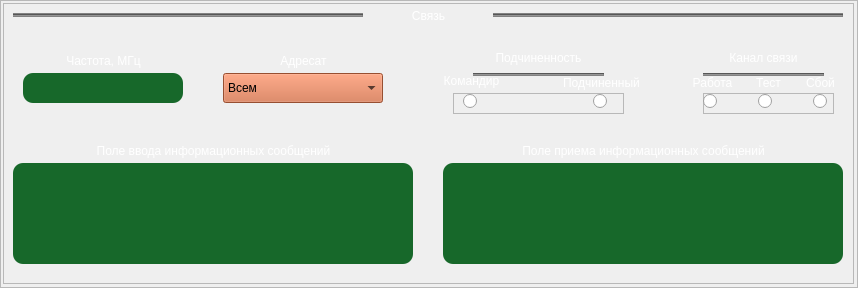
  <widget class="QFrame" name="frame_11">
   <property name="geometry">
    <rect>
     <x>810</x>
     <y>540</y>
     <width>858</width>
     <height>288</height>
    </rect>
   </property>
   <property name="frameShape">
    <enum>QFrame::StyledPanel</enum>
   </property>
   <property name="frameShadow">
    <enum>QFrame::Plain</enum>
   </property>
   <widget class="QFrame" name="frame_4">
    <property name="geometry">
     <rect>
      <x>3</x>
      <y>3</y>
      <width>851</width>
      <height>281</height>
     </rect>
    </property>
    <property name="frameShape">
     <enum>QFrame::StyledPanel</enum>
    </property>
    <property name="frameShadow">
     <enum>QFrame::Sunken</enum>
    </property>
    <widget class="QLabel" name="lbl_output">
     <property name="geometry">
      <rect>
       <x>10</x>
       <y>160</y>
       <width>400</width>
       <height>101</height>
      </rect>
     </property>
     <property name="styleSheet">
      <string notr="true">background-color: rgb(23,104,42);
border-radius: 10px;
</string>
     </property>
     <property name="text">
      <string/>
     </property>
     <property name="alignment">
      <set>Qt::AlignJustify|Qt::AlignTop</set>
     </property>
     <property name="wordWrap">
      <bool>true</bool>
     </property>
     <property name="margin">
      <number>10</number>
     </property>
    </widget>
    <widget class="QLineEdit" name="lineEdit">
     <property name="geometry">
      <rect>
       <x>440</x>
       <y>160</y>
       <width>400</width>
       <height>101</height>
      </rect>
     </property>
     <property name="styleSheet">
      <string notr="true">background-color: rgb(23,104,42);
border-radius: 10px;
</string>
     </property>
     <property name="frame">
      <bool>false</bool>
     </property>
     <property name="alignment">
      <set>Qt::AlignJustify|Qt::AlignTop</set>
     </property>
    </widget>
    <widget class="QLabel" name="lbl_9">
     <property name="geometry">
      <rect>
       <x>440</x>
       <y>140</y>
       <width>401</width>
       <height>16</height>
      </rect>
     </property>
     <property name="styleSheet">
      <string notr="true">color: rgb(255, 255, 255);
font: 9pt &quot;MS Shell Dlg 2&quot;;</string>
     </property>
     <property name="text">
      <string>Поле приема информационных сообщений</string>
     </property>
     <property name="alignment">
      <set>Qt::AlignCenter</set>
     </property>
    </widget>
    <widget class="Line" name="line_20">
     <property name="geometry">
      <rect>
       <x>490</x>
       <y>10</y>
       <width>350</width>
       <height>4</height>
      </rect>
     </property>
     <property name="styleSheet">
      <string notr="true">background-color:rgb(130, 130, 130)</string>
     </property>
     <property name="orientation">
      <enum>Qt::Horizontal</enum>
     </property>
    </widget>
    <widget class="QLineEdit" name="lineEdit_2">
     <property name="geometry">
      <rect>
       <x>20</x>
       <y>70</y>
       <width>160</width>
       <height>30</height>
      </rect>
     </property>
     <property name="styleSheet">
      <string notr="true">background-color: rgb(23,104,42);
border-radius: 10px;
</string>
     </property>
    </widget>
    <widget class="QLabel" name="lbl_1">
     <property name="geometry">
      <rect>
       <x>360</x>
       <y>5</y>
       <width>131</width>
       <height>16</height>
      </rect>
     </property>
     <property name="styleSheet">
      <string notr="true">color: rgb(255, 255, 255);</string>
     </property>
     <property name="text">
      <string>Связь</string>
     </property>
     <property name="alignment">
      <set>Qt::AlignCenter</set>
     </property>
    </widget>
    <widget class="QLabel" name="lbl_8">
     <property name="geometry">
      <rect>
       <x>10</x>
       <y>140</y>
       <width>401</width>
       <height>16</height>
      </rect>
     </property>
     <property name="styleSheet">
      <string notr="true">color: rgb(255, 255, 255);
font: 9pt &quot;MS Shell Dlg 2&quot;;</string>
     </property>
     <property name="text">
      <string>Поле ввода информационных сообщений</string>
     </property>
     <property name="alignment">
      <set>Qt::AlignCenter</set>
     </property>
    </widget>
    <widget class="QLabel" name="l_begining_13">
     <property name="geometry">
      <rect>
       <x>20</x>
       <y>50</y>
       <width>161</width>
       <height>16</height>
      </rect>
     </property>
     <property name="styleSheet">
      <string notr="true">color: rgb(255, 255, 255);</string>
     </property>
     <property name="text">
      <string>Частота, МГц</string>
     </property>
     <property name="alignment">
      <set>Qt::AlignCenter</set>
     </property>
    </widget>
    <widget class="QLabel" name="l_begining_15">
     <property name="geometry">
      <rect>
       <x>220</x>
       <y>50</y>
       <width>161</width>
       <height>16</height>
      </rect>
     </property>
     <property name="styleSheet">
      <string notr="true">color: rgb(255, 255, 255);</string>
     </property>
     <property name="text">
      <string>Адресат</string>
     </property>
     <property name="alignment">
      <set>Qt::AlignCenter</set>
     </property>
    </widget>
    <widget class="Line" name="line_19">
     <property name="geometry">
      <rect>
       <x>10</x>
       <y>10</y>
       <width>350</width>
       <height>4</height>
      </rect>
     </property>
     <property name="styleSheet">
      <string notr="true">background-color:rgb(130, 130, 130)</string>
     </property>
     <property name="orientation">
      <enum>Qt::Horizontal</enum>
     </property>
    </widget>
    <widget class="QLabel" name="l_begining_18">
     <property name="geometry">
      <rect>
       <x>423</x>
       <y>70</y>
       <width>91</width>
       <height>16</height>
      </rect>
     </property>
     <property name="styleSheet">
      <string notr="true">color: rgb(255, 255, 255);
font: 9pt &quot;MS Shell Dlg 2&quot;;</string>
     </property>
     <property name="text">
      <string>Командир</string>
     </property>
     <property name="alignment">
      <set>Qt::AlignCenter</set>
     </property>
    </widget>
    <widget class="QLabel" name="lbl_2">
     <property name="geometry">
      <rect>
       <x>533</x>
       <y>70</y>
       <width>131</width>
       <height>20</height>
      </rect>
     </property>
     <property name="styleSheet">
      <string notr="true">color: rgb(255, 255, 255);
font: 9pt &quot;MS Shell Dlg 2&quot;;</string>
     </property>
     <property name="text">
      <string>Подчиненный</string>
     </property>
     <property name="alignment">
      <set>Qt::AlignCenter</set>
     </property>
    </widget>
    <widget class="QLabel" name="lbl_3">
     <property name="geometry">
      <rect>
       <x>674</x>
       <y>70</y>
       <width>71</width>
       <height>20</height>
      </rect>
     </property>
     <property name="styleSheet">
      <string notr="true">color: rgb(255, 255, 255);
font: 9pt &quot;MS Shell Dlg 2&quot;;</string>
     </property>
     <property name="text">
      <string>Работа</string>
     </property>
     <property name="alignment">
      <set>Qt::AlignCenter</set>
     </property>
    </widget>
    <widget class="QLabel" name="lbl_4">
     <property name="geometry">
      <rect>
       <x>740</x>
       <y>70</y>
       <width>51</width>
       <height>20</height>
      </rect>
     </property>
     <property name="styleSheet">
      <string notr="true">color: rgb(255, 255, 255);
font: 9pt &quot;MS Shell Dlg 2&quot;;</string>
     </property>
     <property name="text">
      <string>Тест</string>
     </property>
     <property name="alignment">
      <set>Qt::AlignCenter</set>
     </property>
    </widget>
    <widget class="QLabel" name="lbl_5">
     <property name="geometry">
      <rect>
       <x>792</x>
       <y>70</y>
       <width>51</width>
       <height>20</height>
      </rect>
     </property>
     <property name="styleSheet">
      <string notr="true">color: rgb(255, 255, 255);
font: 9pt &quot;MS Shell Dlg 2&quot;;</string>
     </property>
     <property name="text">
      <string>Сбой</string>
     </property>
     <property name="alignment">
      <set>Qt::AlignCenter</set>
     </property>
    </widget>
    <widget class="QLabel" name="lbl_6">
     <property name="geometry">
      <rect>
       <x>470</x>
       <y>40</y>
       <width>131</width>
       <height>30</height>
      </rect>
     </property>
     <property name="styleSheet">
      <string notr="true">color: rgb(255, 255, 255);
font: 9pt &quot;MS Shell Dlg 2&quot;;</string>
     </property>
     <property name="text">
      <string>Подчиненность</string>
     </property>
     <property name="alignment">
      <set>Qt::AlignCenter</set>
     </property>
    </widget>
    <widget class="QLabel" name="lbl_7">
     <property name="geometry">
      <rect>
       <x>690</x>
       <y>40</y>
       <width>141</width>
       <height>30</height>
      </rect>
     </property>
     <property name="styleSheet">
      <string notr="true">color: rgb(255, 255, 255);
font: 9pt &quot;MS Shell Dlg 2&quot;;</string>
     </property>
     <property name="text">
      <string>Канал связи</string>
     </property>
     <property name="alignment">
      <set>Qt::AlignCenter</set>
     </property>
    </widget>
    <widget class="QComboBox" name="cb_mod_3">
     <property name="geometry">
      <rect>
       <x>220</x>
       <y>70</y>
       <width>160</width>
       <height>30</height>
      </rect>
     </property>
     <property name="styleSheet">
      <string notr="true">background-color: rgb(212, 111, 68)</string>
     </property>
     <item>
      <property name="text">
       <string>Всем</string>
      </property>
     </item>
    </widget>
    <widget class="Line" name="line_10">
     <property name="geometry">
      <rect>
       <x>470</x>
       <y>70</y>
       <width>131</width>
       <height>3</height>
      </rect>
     </property>
     <property name="styleSheet">
      <string notr="true">background-color:rgb(130, 130, 130)</string>
     </property>
     <property name="orientation">
      <enum>Qt::Horizontal</enum>
     </property>
    </widget>
    <widget class="Line" name="line_15">
     <property name="geometry">
      <rect>
       <x>700</x>
       <y>70</y>
       <width>121</width>
       <height>3</height>
      </rect>
     </property>
     <property name="styleSheet">
      <string notr="true">background-color:rgb(130, 130, 130)</string>
     </property>
     <property name="orientation">
      <enum>Qt::Horizontal</enum>
     </property>
    </widget>
    <widget class="QFrame" name="frame_16">
     <property name="geometry">
      <rect>
       <x>450</x>
       <y>90</y>
       <width>171</width>
       <height>21</height>
      </rect>
     </property>
     <property name="frameShape">
      <enum>QFrame::StyledPanel</enum>
     </property>
     <property name="frameShadow">
      <enum>QFrame::Raised</enum>
     </property>
     <widget class="QRadioButton" name="radioButton_2">
      <property name="geometry">
       <rect>
        <x>140</x>
        <y>0</y>
        <width>21</width>
        <height>16</height>
       </rect>
      </property>
      <property name="text">
       <string/>
      </property>
     </widget>
     <widget class="QRadioButton" name="radioButton">
      <property name="geometry">
       <rect>
        <x>10</x>
        <y>0</y>
        <width>21</width>
        <height>16</height>
       </rect>
      </property>
      <property name="text">
       <string/>
      </property>
     </widget>
    </widget>
    <widget class="QFrame" name="frame_17">
     <property name="geometry">
      <rect>
       <x>700</x>
       <y>90</y>
       <width>131</width>
       <height>21</height>
      </rect>
     </property>
     <property name="frameShape">
      <enum>QFrame::StyledPanel</enum>
     </property>
     <property name="frameShadow">
      <enum>QFrame::Raised</enum>
     </property>
     <widget class="QRadioButton" name="radioButton_3">
      <property name="geometry">
       <rect>
        <x>110</x>
        <y>0</y>
        <width>21</width>
        <height>16</height>
       </rect>
      </property>
      <property name="text">
       <string/>
      </property>
     </widget>
     <widget class="QRadioButton" name="radioButton_5">
      <property name="geometry">
       <rect>
        <x>0</x>
        <y>0</y>
        <width>21</width>
        <height>16</height>
       </rect>
      </property>
      <property name="text">
       <string/>
      </property>
     </widget>
     <widget class="QRadioButton" name="radioButton_4">
      <property name="geometry">
       <rect>
        <x>55</x>
        <y>0</y>
        <width>21</width>
        <height>16</height>
       </rect>
      </property>
      <property name="text">
       <string/>
      </property>
     </widget>
    </widget>
   </widget>
  </widget>
